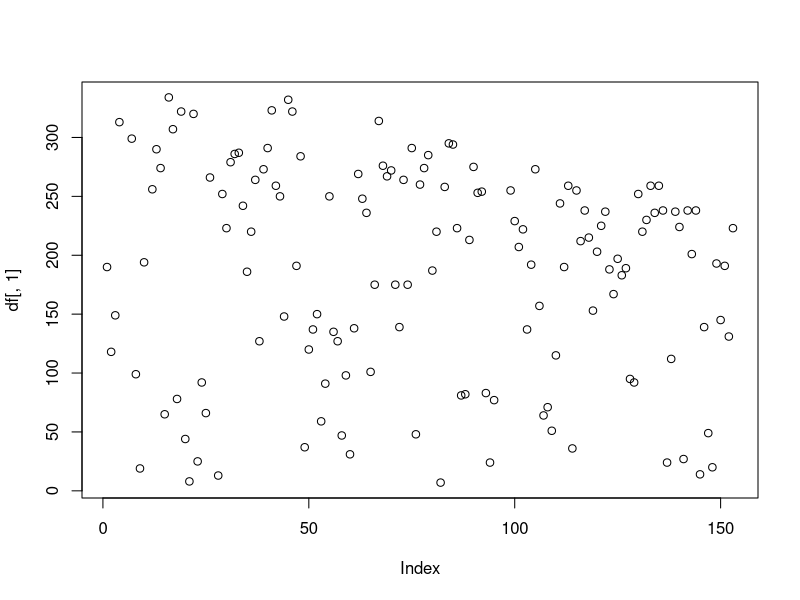
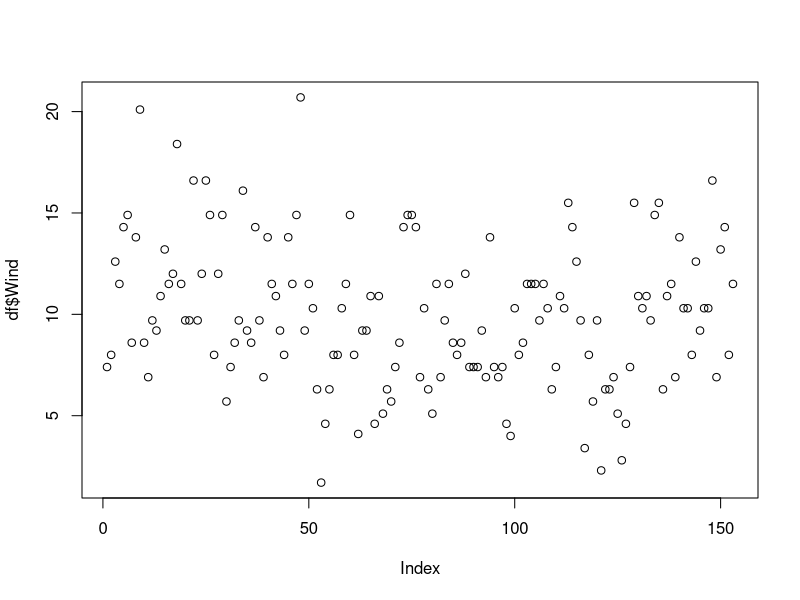
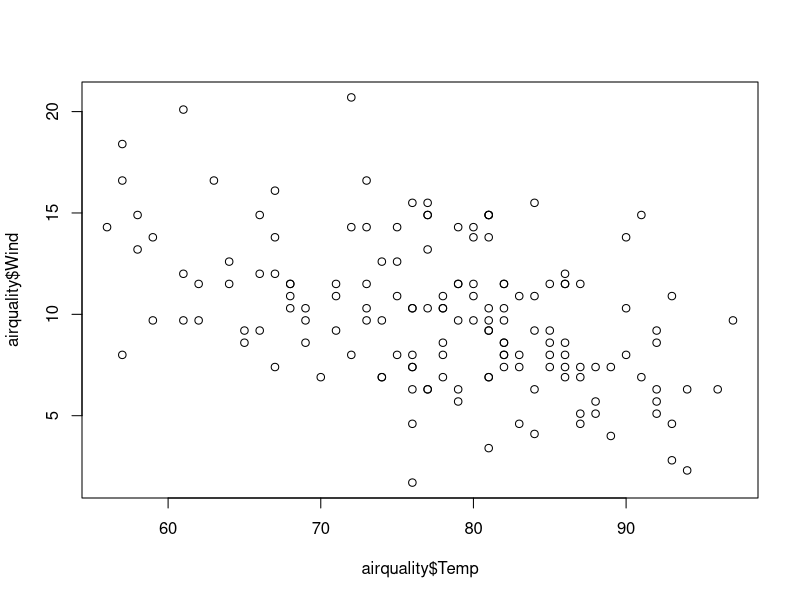
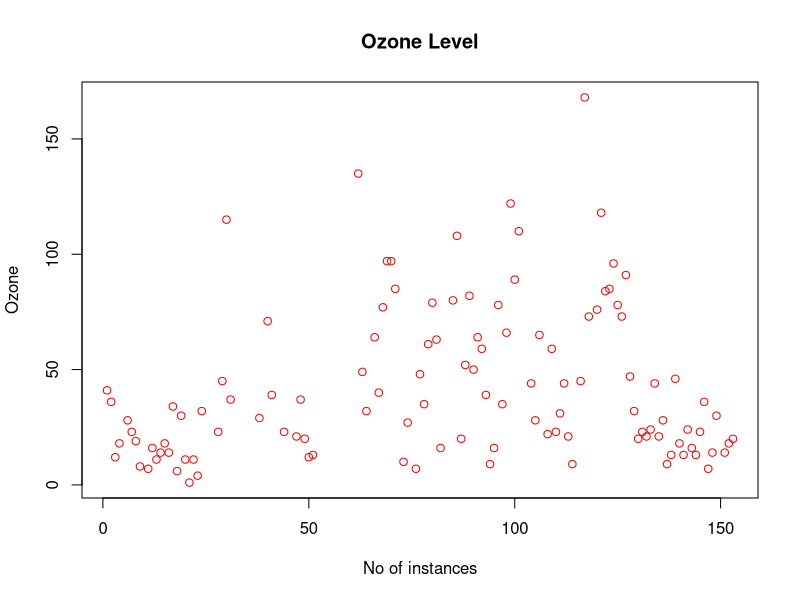
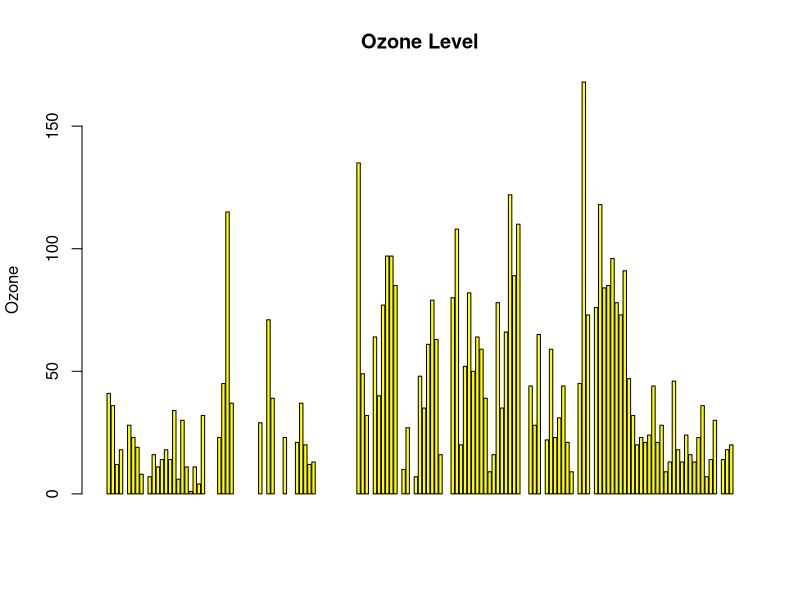
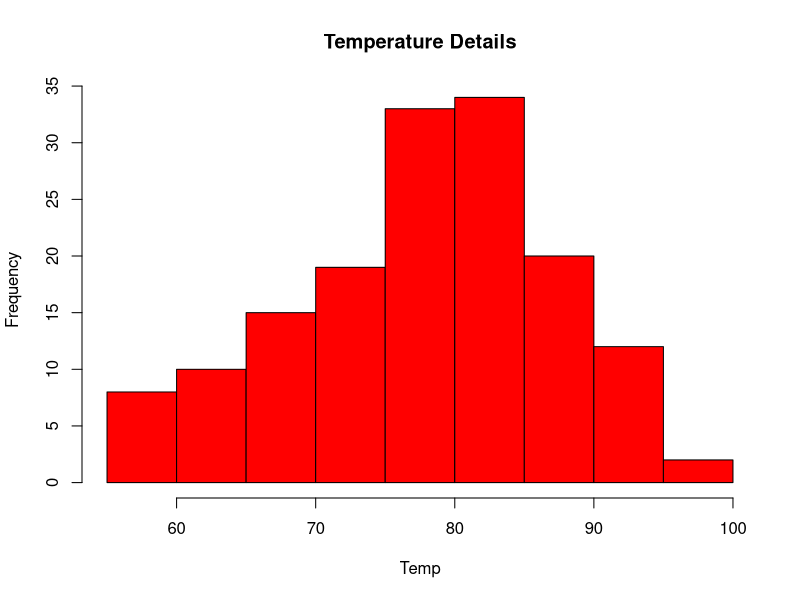
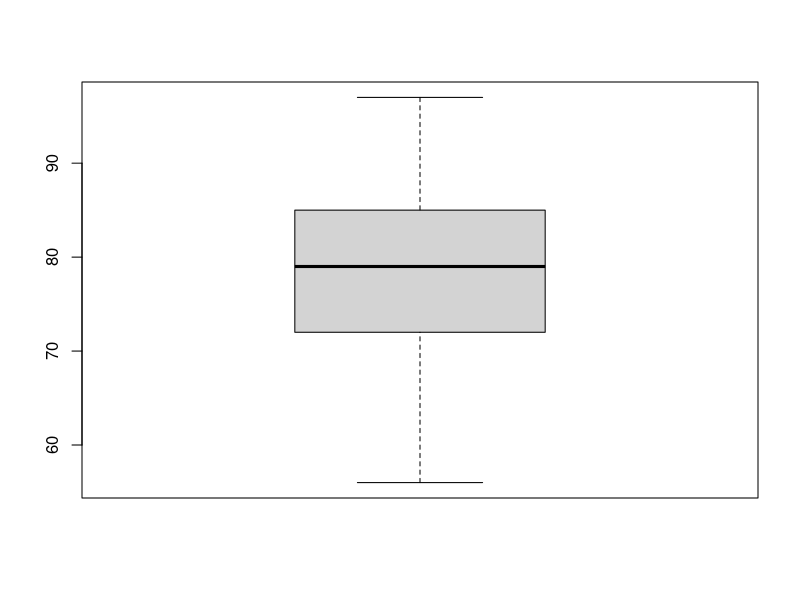
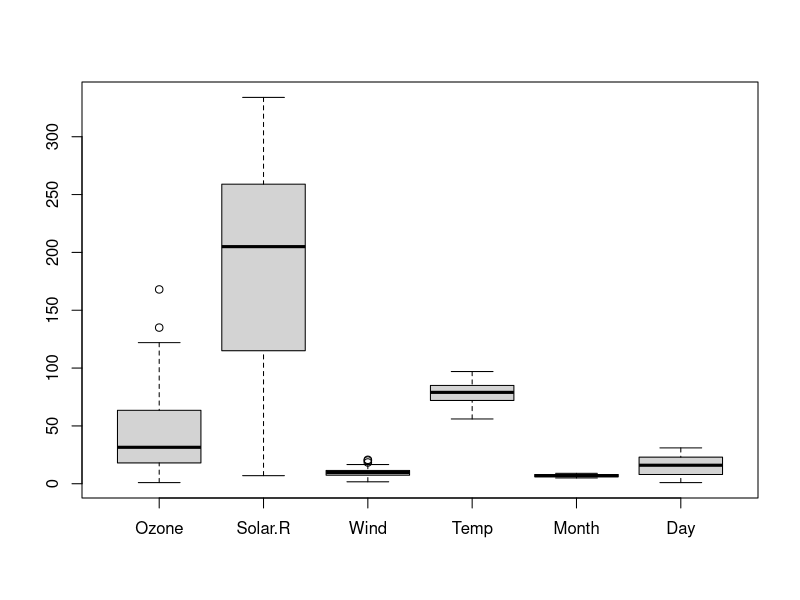

Generate these figures, in order, with R:
x <-58
y<-20
z<-100

x+y*z

sqrt (9)

pi

2*pi*6378

(6*3)+5%%2

x<-200

#Create a vector
x<- c(12,20,15,100)

vtr1<-c(2,3,4,5)

vtr2<-c(1,2,3,4)

#Add vectors
vtr3<-vtr1+vtr2

#multiple vector with scalar
vtr3 *5

#Accessing the elements of vector
vtr1[2]

#Replace the vector value
vtr1[2]<-0

vtr1

vtr_char<- c('R','Python','Java') #homegeneous

vtr_char<- c('R','Python','Java',5,6,7)
#vector can handle one kind of data type

#Data Frame

df<- data.frame (x=c(1:3),y=c("a","b","c"))
df


# Slicing (extracting the necessary data)
print(df[1,1])
print(df[1,])
print(df[,2])
print(df[c(1,3),2])
print(df[c(1,3),])      

datasets::airquality

airquality <- datasets::airquality

#first 10 rows and last 10 rows
head(airquality,10)
tail(airquality,5)
#Slicing the data
airquality [,c(1,2)] # if you want to see only 1 and 1 columns
df<- airquality[,-1]
df
#Summary
summary(df)
summary(df[,1])

df$Wind
#or
df[,2]

#Plot
plot(df[,1])
plot (df$Wind)

plot(airquality$Temp,airquality$Wind , type="p")

plot(airquality$Ozone, ylab = "Ozone", xlab = "No of instances", 
        main="Ozone Level",col='red')

# Bar plot
barplot(airquality$Ozone, main ="Ozone Level", ylab = "Ozone", 
        col='yellow',horiz=F, axes=T)

#Histogram
hist(airquality$Temp, main= "Temperature Details", xlab = "Temp"
     , ylab = "Frequency", col='red')

#single Box Plot

boxplot(airquality$Temp,Main="Main")
airquality
summary(airquality$Temp)

# Multiple Box Plots
boxplot(airquality,Main="Main")

